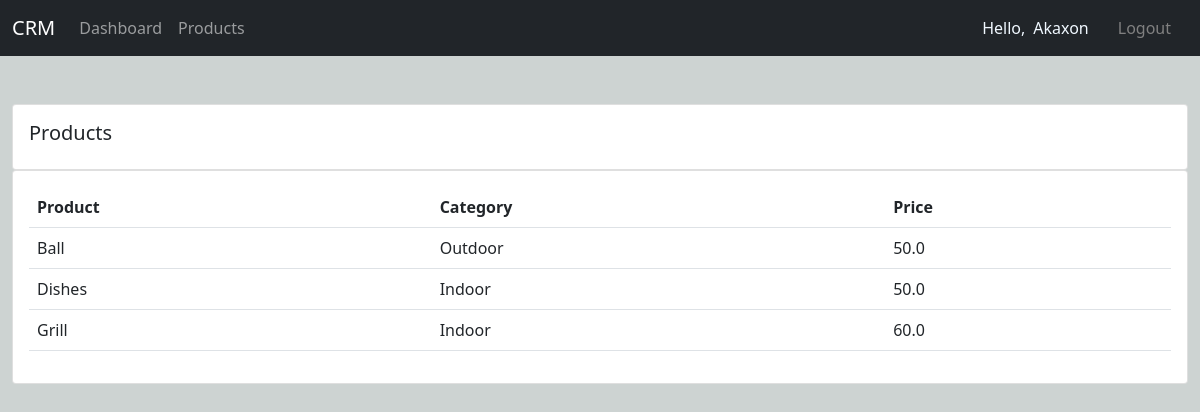
Page /products/ (signed in) on the committed database.
### accounts/models.py (models this page shows, shortened)
class Product(models.Model):
    CATEGORY = (
        ('Indoor', 'Indoor'),
        ('Outdoor', 'Outdoor')
    )
    name = models.CharField(max_length=200, null=True)
    price = models.FloatField(null=True)
    category = models.CharField(max_length=200, null=True, choices=CATEGORY)
    description = models.TextField(null=True, blank=True)
    date_created = models.DateTimeField(auto_now_add=True, null=True)
    tag = models.ManyToManyField(Tag)

### accounts/decorators.py (the view)
        def wrapper_func(request, *args, **kwargs):
            group = None
            if request.user.groups.exists():
                group = request.user.groups.all()[0].name
            if group in allowed_roles:
                return view_func(request, *args, **kwargs)
            else:
                return HttpResponse('You are not authorized to view this page')

### accounts/views.py (called while the page is built)
@login_required(login_url='login')
@allowed_users(allowed_roles=['admin'])
def products(request):
    context = {}
    products = Product.objects.all()
    context = {'products': products}
    return render(request, 'accounts/products.html', context)

### accounts/templates/accounts/products.html (shortened to what this page needs)
{% extends 'accounts/main.html' %}
{% block content %}
<br>
<div class="row">
  <div class="col-md">
    <div class="card card-body">
      <h5>Products</h5>
    </div>
    <div class="card card-body">
      <table class="table">
        <tr>
          <th>Product</th>
          <th>Category</th>
          <th>Price</th>
        </tr>
        {% for product in products %}
        <tr>
          <td>{{product.name}}</td>
          <td>{{product.category}}</td>
          <td>{{product.price}}</td>
        </tr>
        {% endfor %}
      </table>
    </div>
  </div>
</div>
{% endblock content %}

### accounts/templates/accounts/navbar.html (shortened to what this page needs)
{% load active_link_tags %}
<nav class="navbar navbar-expand-lg navbar-dark bg-dark">
  <div class="container-fluid">
    <a class="navbar-brand" href="{% url 'dashboard' %}">CRM</a>
    <div class="collapse navbar-collapse" id="navbarNav">
      <ul class="navbar-nav">
        {% if request.user.is_staff %}
        <li class="nav-item">
          <a class="nav-link {% active_link 'dashboard' %}" aria-current="page" href="{% url 'dashboard' %}">Dashboard</a>
        </li>
        <li class="nav-item">
          <a class="nav-link {% active_link 'products' %}" href="{% url 'products' %}">Products</a>
        </li>
        {% else %}
        <li class="nav-item">
          <a class="nav-link {% active_link 'account' %}" href="{% url 'account' %}">Settings</a>
        </li>
        {% endif %}
      </ul>
    </div>
  </div>
  <span style="color: aliceblue;" class="mx-2">Hello, </span>
  <span style="color: aliceblue;">{{request.user}}</span>
  <span><a href="{% url 'logout' %}" class="mx-3 btn btn-link" style="text-decoration: none; color:gray;">Logout</a></span>
</nav>

### static/css/main.css (style rules this page uses)
body { background: #CDD3D2; }

### rows in the picture
Product: name "Ball", category "Outdoor", price "50.0"
Product: name "Dishes", category "Indoor", price "50.0"
Product: name "Grill", category "Indoor", price "60.0"

### other values in the picture
{{ request.user }} "Akaxon"
